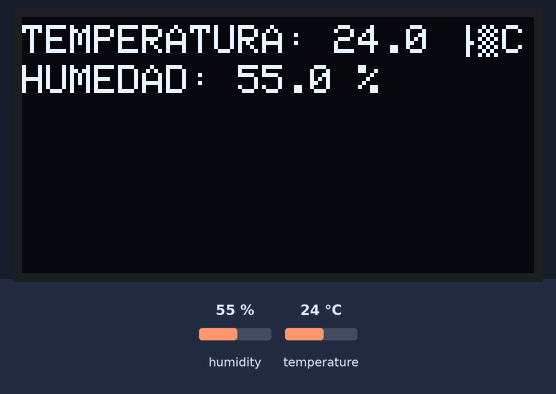
Recording of a sketch running on a simulated Arduino Uno, built with avr-gcc and run on an emulated ATmega328P. On the bench: 128×64 one-colour display. The inputs (shaded band) are chosen by the test bench; at power-on: humidity 55 %, temperature 24 °C.

Above: at 3.2 s.
3.3 s: humidity set to 22 %
At 7.5 s:
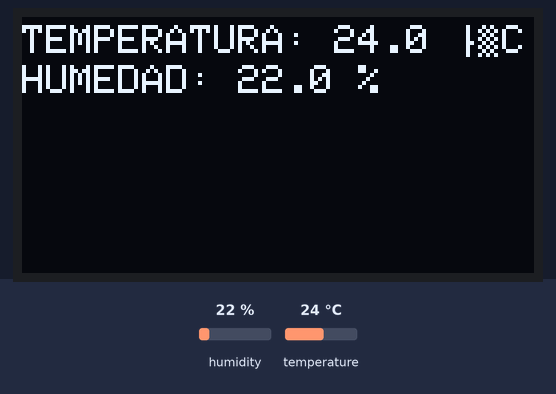
12.4 s: temperature set to 12 °C
At 15.1 s:
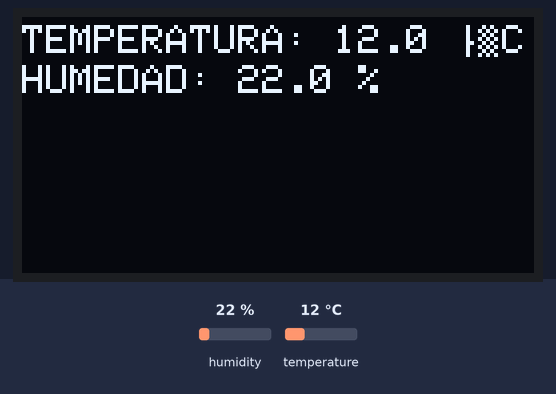
17.8 s: humidity set to 40 %
At 19.5 s:
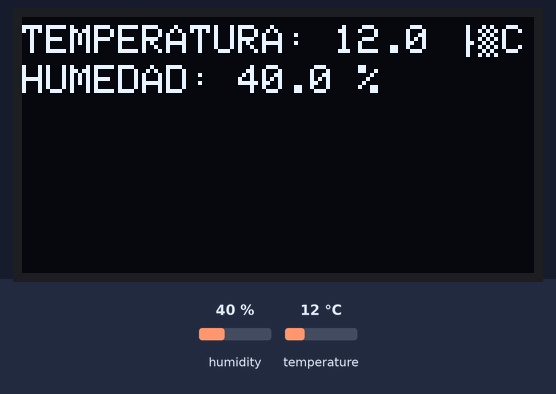
22.6 s: temperature set to 19 °C
Timing chart, 0 to 25.6 s (numbered marks = the images above; inputs shaded):
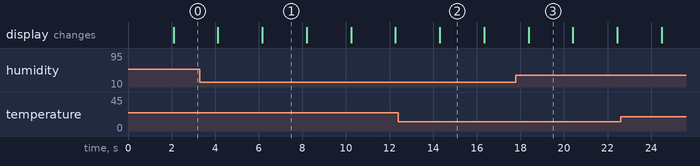

Measured:
- after the input at 3.3 s, the display: first differs from a run without the input after 2.9 s (image 1)
- after the input at 12.4 s, the display: changes after 1.9 s (image 2)
- after the input at 17.8 s, the display: changes after 0.58 s (image 3)
- what the display in image 1 shows lasts 2.0 s, from 6.2 s to 8.2 s

The sketch:

SensorKY015.ino
```cpp
//Importamos librerias necesarias para OLED
#include <Wire.h>
#include <Adafruit_GFX.h>
#include <Adafruit_SSD1306.h>
#include "DHTesp.h"

//Definimos las medidad en pixeles de ancho y alto de la pantalla
#define SCREEN_WIDTH 128
#define SCREEN_HEIGHT 64

//Crear el objeto para manejar la pantalla
Adafruit_SSD1306 oled(SCREEN_WIDTH, SCREEN_HEIGHT, &Wire, -1);

//Creamos variable del sensor  especificamos el pin
int sensorPin = 13;
//Declaramos sensor
DHTesp sensor;


void setup() {

//configurar el sensor
  sensor.setup(sensorPin, DHTesp::DHT11);
  Serial.begin(115200);
  //Iniciamos la pantalla OLED
  oled.begin(SSD1306_SWITCHCAPVCC, 0x3C);

  //limpiar pantalla
  oled.clearDisplay();
  //Tamaño de letra
  oled.setTextSize(2);
  //Color de la letra
  oled.setTextColor(WHITE);;
  //Colocamos en punto x,y especifico
  oled.setCursor(0,2);
  //Escribimos un texto
  oled.println("Hola GDS0552");
  //Mostrar en pantalla
  oled.display();
  delay(2000);


}

void loop() {
  //limpiar pantalla
  oled.clearDisplay();
  //Declaro variable de temperatura y humedad
  TempAndHumidity data = sensor.getTempAndHumidity();
  //Tamaño de letra
  oled.setTextSize(1);
  //Color de la letra
  oled.setTextColor(WHITE);
  //Colocamos en punto x,y especifico
  oled.setCursor(0,2);
  //Escribimos un texto
  oled.println("TEMPERATURA: "+String(data.temperature,1)+" °C");
   oled.setCursor(0,12);
  //Escribimos un texto
  oled.println("HUMEDAD: "+String(data.humidity,1)+" %");
  //Mostrar en pantalla
  oled.display();
  delay(2000);

  oled.clearDisplay();

  if(data.temperature <= 50){
  oled.setCursor(0,2);
  oled.println("TEMPERATURA NORMAL");
  //Mostrar en pantalla
  oled.display();
  }
  else{
  oled.setCursor(0,2);
  oled.println("TEMPERATURA ALTA");
  //Mostrar en pantalla
  oled.display();
  }

  delay(2000); // this speeds up the simulation
  oled.clearDisplay();
}
```
